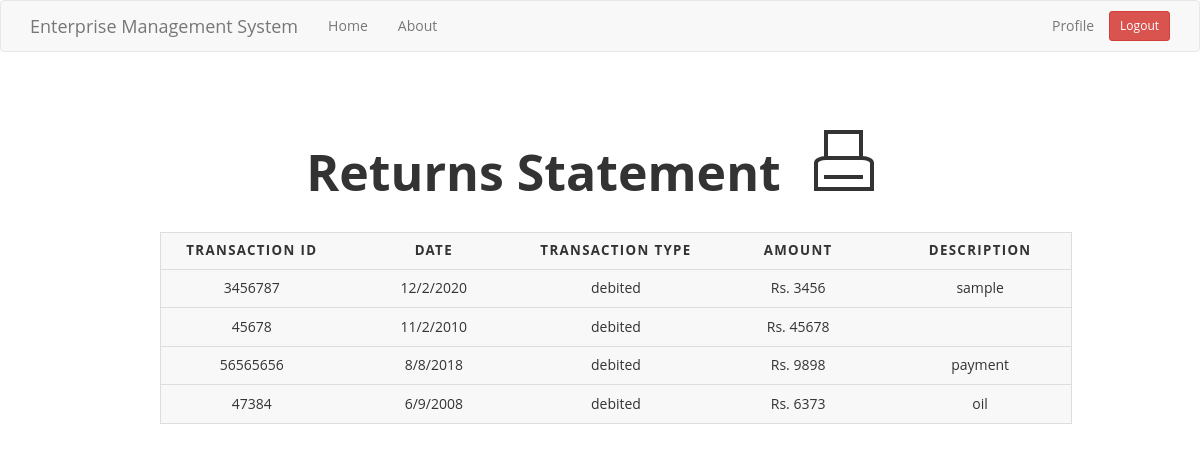
/get_returns (signed in), run on an earlier commit of the app's database.
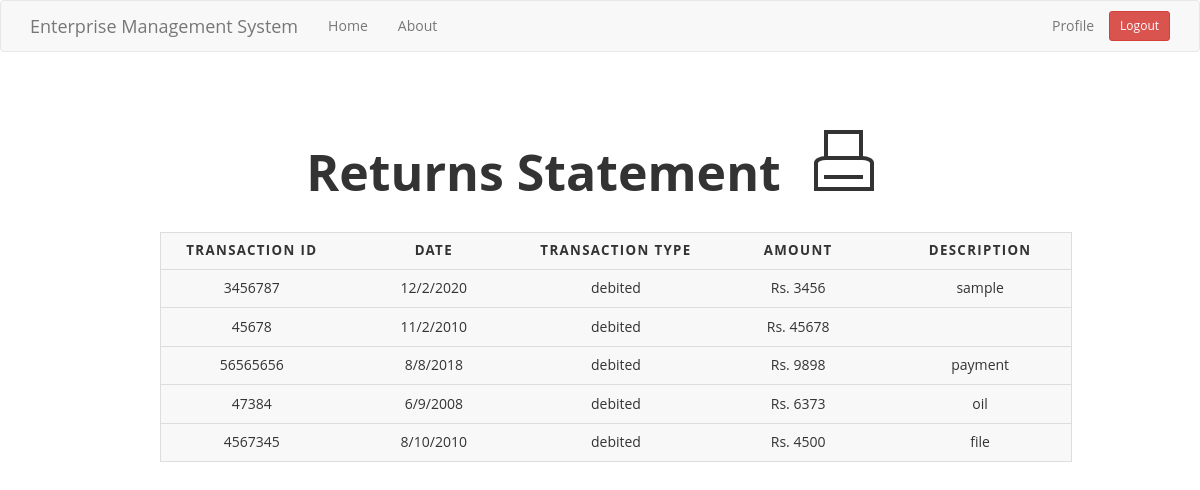
And on a later commit of the database.
### app/models.py (models this page shows, shortened)
class Transaction(db.Model):
    id = db.Column(db.Integer,primary_key=True)
    tr_id = db.Column(db.Integer)
    date = db.Column(db.String(64))
    description = db.Column(db.String(140))
    tr_type = db.Column(db.String(64))
    amount = db.Column(db.Integer)
    valid = db.Column(db.Boolean, default=False)
    user_id = db.Column(db.Integer,db.ForeignKey('user.id'))

### app/routes.py (the view)
@app.route('/get_returns')
@login_required
def get_returns():
    transactions = Transaction.query.filter_by(user_id=current_user.id)
    return render_template('returns.html',title='Returns',transaction=transactions)

### app/models.py (called while the page is built)
@login.user_loader
def load_user(id):
    return User.query.get(int(id))

### app/routes.py (called while the page is built)
@app.before_request
def before_request():
    if current_user.is_authenticated:
        current_user.last_seen = datetime.utcnow()
        db.session.commit()

### app/templates/returns.html (shortened to what this page needs)
{% extends "base.html" %}
{% block app_content %}
  <p style="text-align: center; font-size: 50px; margin-top: 50px;"><b>Returns Statement</b> <button class="print-button" onclick="print()"><span class="print-icon"></span></button></p>
<table style="margin-left: 130px;">
  <thead>
    <tr>
      <th scope="col">Transaction ID</th>
      <th scope="col">Date</th>
      <th scope="col">Transaction Type</th>
      <th scope="col">Amount</th>
      <th scope="col">Description</th>
    </tr>
  </thead>
  <tbody>
  	{% for po in transaction %}
    <tr>
    	<td>{{ po.tr_id }}</td>
        <td>{{ po.date }}</td>
        <td>{{ po.tr_type }}</td>
        <td>Rs. {{ po.amount }}</td>
        <td>{{ po.description }}</td>
    </tr>
    {% endfor %}
  </tbody>
</table>
{% endblock %}

What changed in the data, as far as the page shows it:
added Transaction: tr_id "4567345", date "8/10/2010", tr_type "debited", amount "4500", description "file"
